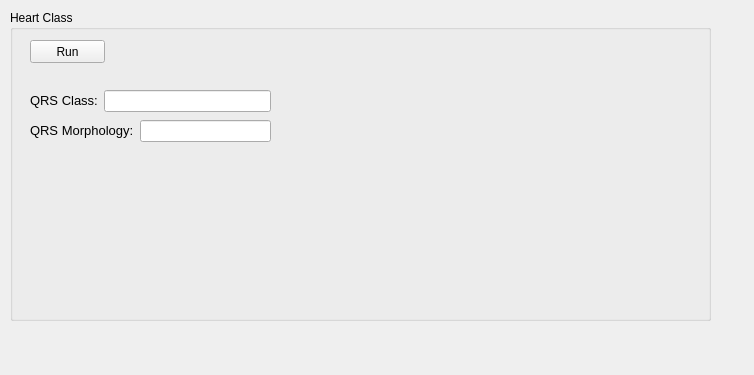
<?xml version="1.0" encoding="UTF-8"?>
<ui version="4.0">
 <class>Heart_class</class>
 <widget class="QWidget" name="Heart_class">
  <property name="geometry">
   <rect>
    <x>0</x>
    <y>0</y>
    <width>754</width>
    <height>375</height>
   </rect>
  </property>
  <property name="windowTitle">
   <string>Form</string>
  </property>
  <widget class="QGroupBox" name="groupBox_HeartClass">
   <property name="geometry">
    <rect>
     <x>10</x>
     <y>10</y>
     <width>701</width>
     <height>311</height>
    </rect>
   </property>
   <property name="title">
    <string>Heart Class</string>
   </property>
   <widget class="QPushButton" name="Button_Run">
    <property name="geometry">
     <rect>
      <x>20</x>
      <y>30</y>
      <width>75</width>
      <height>23</height>
     </rect>
    </property>
    <property name="text">
     <string>Run</string>
    </property>
   </widget>
   <widget class="QWidget" name="">
    <property name="geometry">
     <rect>
      <x>20</x>
      <y>80</y>
      <width>241</width>
      <height>22</height>
     </rect>
    </property>
    <layout class="QHBoxLayout" name="horizontalLayout">
     <item>
      <widget class="QLabel" name="label_QRSClass">
       <property name="text">
        <string>&lt;html&gt;&lt;head/&gt;&lt;body&gt;&lt;p&gt;&lt;span style=&quot; font-size:10pt;&quot;&gt;QRS Class:&lt;/span&gt;&lt;/p&gt;&lt;/body&gt;&lt;/html&gt;</string>
       </property>
      </widget>
     </item>
     <item>
      <widget class="QLineEdit" name="edit_QRS_CLASS_MONITOR"/>
     </item>
    </layout>
   </widget>
   <widget class="QWidget" name="">
    <property name="geometry">
     <rect>
      <x>20</x>
      <y>110</y>
      <width>241</width>
      <height>22</height>
     </rect>
    </property>
    <layout class="QHBoxLayout" name="horizontalLayout_3">
     <item>
      <widget class="QLabel" name="label_QRSMORPHOLOGY">
       <property name="text">
        <string>&lt;html&gt;&lt;head/&gt;&lt;body&gt;&lt;p&gt;&lt;span style=&quot; font-size:10pt;&quot;&gt;QRS Morphology:&lt;/span&gt;&lt;/p&gt;&lt;/body&gt;&lt;/html&gt;</string>
       </property>
      </widget>
     </item>
     <item>
      <widget class="QLineEdit" name="edit_QRS_MORPHOLOGY_MONITOR"/>
     </item>
    </layout>
   </widget>
  </widget>
 </widget>
 <resources/>
 <connections/>
</ui>
